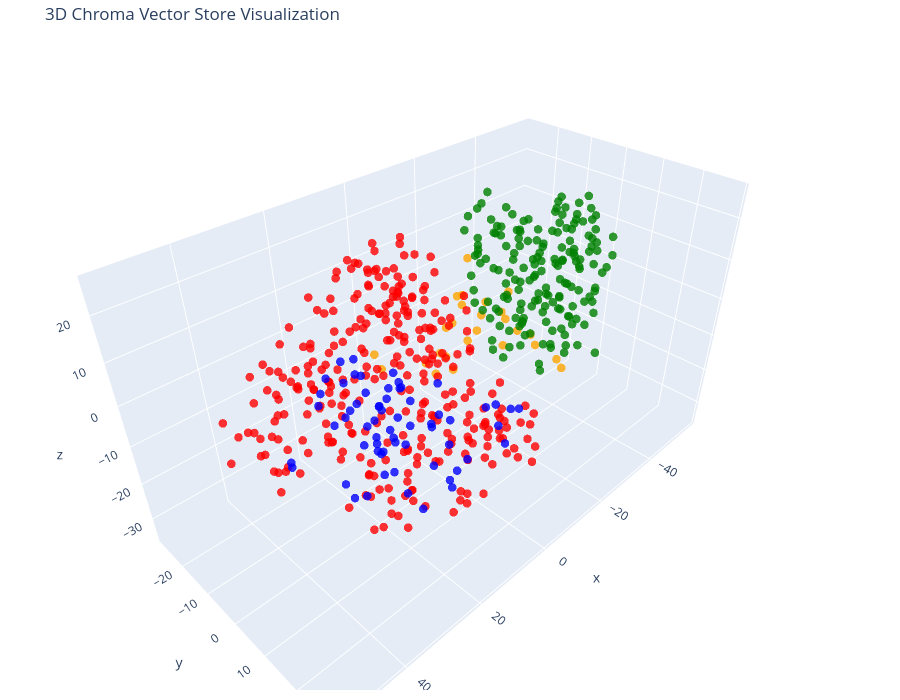

The notebook cell this image was saved under:
### Code cell
tsne = TSNE(n_components=3, random_state=42)
reduced_vectors = tsne.fit_transform(vectors)

# Create the 3D scatter plot
fig = go.Figure(data=[go.Scatter3d(
    x=reduced_vectors[:, 0],
    y=reduced_vectors[:, 1],
    z=reduced_vectors[:, 2],
    mode='markers',
    marker=dict(size=5, color=colors, opacity=0.8),
    text=[f"Type: {t}<br>Text: {d[:100]}..." for t, d in zip(doc_types, documents)],
    hoverinfo='text'
)])

fig.update_layout(
    title='3D Chroma Vector Store Visualization',
    scene=dict(xaxis_title='x', yaxis_title='y', zaxis_title='z'),
    width=900,
    height=700,
    margin=dict(r=10, b=10, l=10, t=40)
)

fig.show()

### Figure 1 — Plotly figure (JSON) as saved in the notebook; plotly's stock layout.template omitted (floating-point values rounded to 4 significant figures; data arrays with more than 128 entries replaced by an {"elided": "..."} marker saying what was removed)
{"data": [{"hoverinfo": "text", "marker": {"color": {"elided": "557 str values"}, "opacity": 0.8, "size": 5}, "mode": "markers", "text": {"elided": "557 str values"}, "type": "scatter3d", "x": {"elided": "557 float values"}, "y": {"elided": "557 float values"}, "z": {"elided": "557 float values"}}], "layout": {"height": 700, "margin": {"b": 10, "l": 10, "r": 10, "t": 40}, "scene": {"xaxis": {"title": {"text": "x"}}, "yaxis": {"title": {"text": "y"}}, "zaxis": {"title": {"text": "z"}}}, "title": {"text": "3D Chroma Vector Store Visualization"}, "width": 900}}
